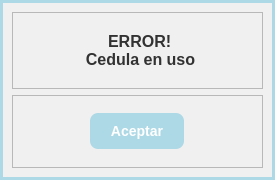
<?xml version="1.0" encoding="UTF-8"?>
<ui version="4.0">
 <class>Dialog</class>
 <widget class="QDialog" name="Dialog">
  <property name="geometry">
   <rect>
    <x>0</x>
    <y>0</y>
    <width>275</width>
    <height>180</height>
   </rect>
  </property>
  <property name="windowTitle">
   <string>Dialog</string>
  </property>
  <layout class="QVBoxLayout" name="verticalLayout">
   <property name="spacing">
    <number>0</number>
   </property>
   <property name="leftMargin">
    <number>0</number>
   </property>
   <property name="topMargin">
    <number>0</number>
   </property>
   <property name="rightMargin">
    <number>0</number>
   </property>
   <property name="bottomMargin">
    <number>0</number>
   </property>
   <item>
    <widget class="QFrame" name="central_frame">
     <property name="styleSheet">
      <string notr="true">QFrame#central_frame{
	border: 3px solid rgb(173, 216, 230); /* Bordes gruesos de color RGB(173, 216, 230) */
    background-color: rgb(240, 240, 240)
}

/* Estilo para QLabel */
QLabel {
    font-size: 16px;
    font-weight: bold;
    color: rgb(50, 50, 50);
    background-color: rgb(240, 240, 240);
    padding: 10px;
}

/* Estilo para QPushButton */
QPushButton {
    font-size: 14px;
    font-weight: bold;
    color: white;
    background-color: rgb(173, 216, 230);
    border: none;
    border-radius: 8px;
    padding: 10px 20px;
}

/* Efecto al pasar el mouse sobre el botón */
QPushButton:hover {
    background-color: rgb(150, 200, 220);
}

/* Efecto al presionar el botón */
QPushButton:pressed {
    background-color: rgb(130, 180, 200);
}
/* Estilo para QLineEdit */
QLineEdit {
    font-size: 14px;
    color: rgb(50, 50, 50);
    background-color: rgb(240, 240, 240);
    border: 2px solid rgb(173, 216, 230);
    border-radius: 5px;
    padding: 8px;
}

/* Efecto al pasar el mouse sobre el QLineEdit */
QLineEdit:hover {
    border: 2px solid rgb(150, 200, 220);
}

/* Efecto al estar enfocado en el QLineEdit */
QLineEdit:focus {
    border: 2px solid rgb(50, 150, 220);
}
</string>
     </property>
     <property name="frameShape">
      <enum>QFrame::StyledPanel</enum>
     </property>
     <property name="frameShadow">
      <enum>QFrame::Raised</enum>
     </property>
     <layout class="QVBoxLayout" name="verticalLayout_2">
      <item>
       <widget class="QFrame" name="data_frame">
        <property name="frameShape">
         <enum>QFrame::StyledPanel</enum>
        </property>
        <property name="frameShadow">
         <enum>QFrame::Raised</enum>
        </property>
        <layout class="QVBoxLayout" name="verticalLayout_4">
         <item alignment="Qt::AlignHCenter">
          <widget class="QLabel" name="name_label">
           <property name="text">
            <string>       ERROR! 
  Cedula en uso</string>
           </property>
          </widget>
         </item>
        </layout>
       </widget>
      </item>
      <item>
       <widget class="QFrame" name="buttons_frame">
        <property name="frameShape">
         <enum>QFrame::StyledPanel</enum>
        </property>
        <property name="frameShadow">
         <enum>QFrame::Raised</enum>
        </property>
        <layout class="QHBoxLayout" name="horizontalLayout">
         <item alignment="Qt::AlignHCenter">
          <widget class="QPushButton" name="add_pushButton">
           <property name="text">
            <string>Aceptar</string>
           </property>
          </widget>
         </item>
        </layout>
       </widget>
      </item>
     </layout>
    </widget>
   </item>
  </layout>
 </widget>
 <resources>
  <include location="../icons.qrc"/>
  <include location="../icons.qrc"/>
 </resources>
 <connections/>
</ui>
